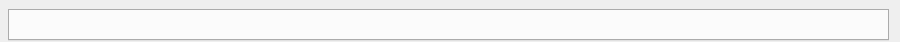
<?xml version="1.0" encoding="UTF-8"?>
<ui version="4.0">
 <class>TitlebarWidget</class>
 <widget class="QWidget" name="TitlebarWidget">
  <property name="geometry">
   <rect>
    <x>0</x>
    <y>0</y>
    <width>900</width>
    <height>42</height>
   </rect>
  </property>
  <property name="maximumSize">
   <size>
    <width>16777215</width>
    <height>42</height>
   </size>
  </property>
  <property name="windowTitle">
   <string>Form</string>
  </property>
  <layout class="QHBoxLayout" name="horizontalLayout_2">
   <property name="leftMargin">
    <number>8</number>
   </property>
   <property name="topMargin">
    <number>8</number>
   </property>
   <property name="bottomMargin">
    <number>0</number>
   </property>
   <item>
    <layout class="QHBoxLayout" name="horizontalLayout">
     <item>
      <widget class="QTabWidget" name="tabWidget">
       <property name="sizePolicy">
        <sizepolicy hsizetype="Expanding" vsizetype="Fixed">
         <horstretch>0</horstretch>
         <verstretch>0</verstretch>
        </sizepolicy>
       </property>
       <property name="maximumSize">
        <size>
         <width>16777215</width>
         <height>32</height>
        </size>
       </property>
       <property name="currentIndex">
        <number>-1</number>
       </property>
      </widget>
     </item>
    </layout>
   </item>
  </layout>
 </widget>
 <resources/>
 <connections/>
</ui>
